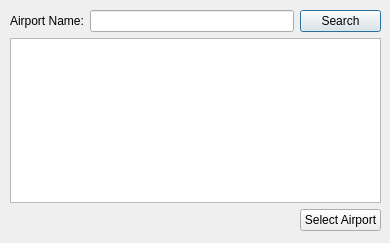
<?xml version="1.0" encoding="UTF-8"?>
<ui version="4.0">
 <class>AirportDialog</class>
 <widget class="QDialog" name="AirportDialog">
  <property name="geometry">
   <rect>
    <x>0</x>
    <y>0</y>
    <width>390</width>
    <height>243</height>
   </rect>
  </property>
  <property name="windowTitle">
   <string>DSC :: Airport Search</string>
  </property>
  <widget class="QWidget" name="gridLayoutWidget">
   <property name="geometry">
    <rect>
     <x>10</x>
     <y>10</y>
     <width>371</width>
     <height>221</height>
    </rect>
   </property>
   <layout class="QGridLayout" name="gridLayout">
    <item row="1" column="1">
     <widget class="QLineEdit" name="txtAirport"/>
    </item>
    <item row="1" column="0">
     <widget class="QLabel" name="label">
      <property name="text">
       <string>Airport Name:</string>
      </property>
     </widget>
    </item>
    <item row="1" column="2">
     <widget class="QPushButton" name="btnSearch">
      <property name="text">
       <string>Search</string>
      </property>
     </widget>
    </item>
    <item row="3" column="2">
     <widget class="QPushButton" name="btnSelectAirport">
      <property name="text">
       <string>Select Airport</string>
      </property>
     </widget>
    </item>
    <item row="2" column="0" colspan="3">
     <widget class="QListWidget" name="airportList"/>
    </item>
   </layout>
  </widget>
 </widget>
 <resources/>
 <connections/>
</ui>
